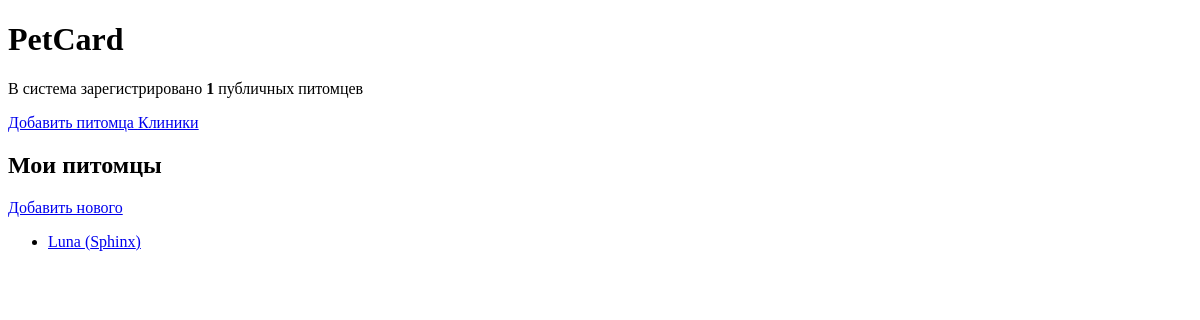
Before: / (signed in) with the older database file.
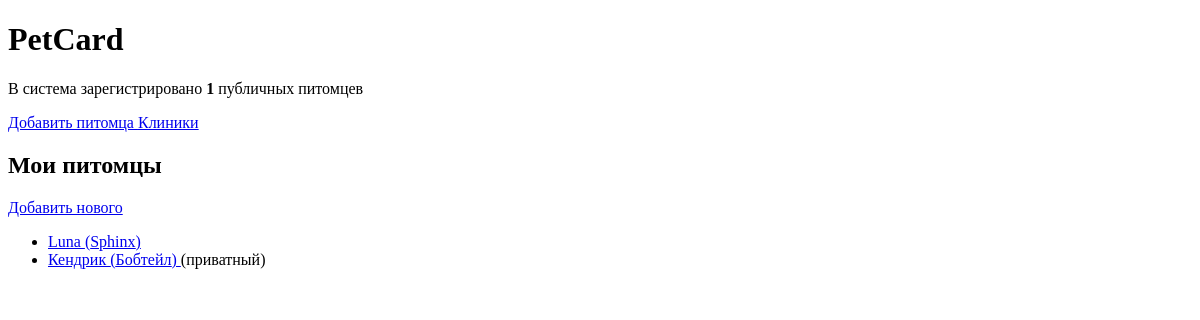
After: the same page with the newer database file.
### pets/models.py (models this page shows, shortened)
class Pet(models.Model):
    owner = models.ForeignKey(User,
                              on_delete=models.CASCADE,
                              related_name='pets',
                              verbose_name='Владелец')
    name = models.CharField(max_length=100,
                            verbose_name='Кличка')
    breed = models.CharField(max_length=100,
                             verbose_name='Порода')
    slug = models.SlugField(max_length=200, unique=True,
                            db_index=True, null=True, blank=True,
                            verbose_name='ЧПУ-ссылка')
    bio = models.TextField(verbose_name='Особенности  ухода, рацион, противопоказания')
    is_public = models.BooleanField(default=True,
                                    verbose_name='Публичный доступ')
    class Meta:
        verbose_name = 'Питомец'
        verbose_name_plural = 'Питомцы'
        ordering = ['name']
    def get_absolute_url(self):
        return reverse('pets:pet_detail',
                       kwargs={'slug':self.slug})

### pets/views.py (the view)
class PetListOwnerView(LoginRequiredMixin, PageTitleMixin, TemplateView):
    template_name = 'pets/pet_list.html'
    page_title = 'Мои питомцы'
    def get_context_data(self, **kwargs):
        context = super().get_context_data(**kwargs)
        context['pets'] = Pet.objects.filter(owner=self.request.user)
        return context

### pets/context_processors.py (called while the page is built)
def pet_stats(request):
    total_public_pets = Pet.objects.filter(is_public=True).count()
    return {'total_public_pets': total_public_pets}

### pets/mixins.py (called while the page is built)
    def get_context_data(self, **kwargs):
        context = super().get_context_data(**kwargs)
        context['page_title'] = self.page_title
        return context

### pets/templates/pets/pet_list.html
{% extends 'base.html' %}
{% block content %}
    <h2>Мои питомцы</h2>
    <a href="{% url 'pets:pet_create' %}">
        Добавить нового
    </a>
    {% if pets %}
        <ul>
            {% for pet in pets %}
                <li>
                    <a href="{{ pet.get_absolute_url }}">
                        {{ pet.name}} ({{ pet.breed }})
                    </a>
                    {% if not pet.is_public %}
                        <span>(приватный)</span>
                    {% endif %}
                </li>
            {% endfor %}
        </ul>
    {% else %}
        <p>У вас еще нет питомца! Добавьте первого!</p>
    {% endif %}
{% endblock %}

### templates/base.html (shortened to what this page needs)
<!DOCTYPE html>
<html lang="en">
<head>
</head>
<body>
    <header>
        <h1>PetCard</h1>
        <p>В система зарегистрировано
            <b>{{ total_public_pets }}</b>
            публичных питомцев
        </p>
        <nav>
            <a href="{% url 'pets:pet_create' %}">
                Добавить питомца
            </a>
            <a href="{% url 'pets:vet_clinics' %}">
                Клиники
            </a>
        </nav>
    </header>
    <main>
        {% block content %}{% endblock %}
    </main>
</body>
</html>

Changed rows visible on the page:
added Pet: name "Кендрик", breed "Бобтейл", is_public "(приватный)"
